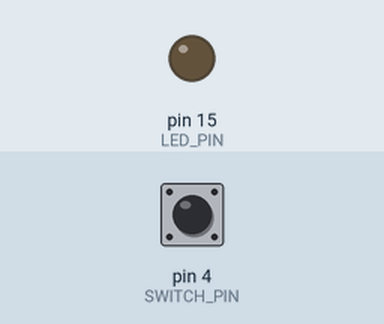
This sketch was run on a simulated Arduino Uno, built with avr-gcc and run on an emulated ATmega328P. Shown: output pins drawn as LEDs (lit = HIGH). The inputs (shaded band) are chosen by the test bench; at power-on: pin 4 (SWITCH_PIN) HIGH.

Above: at 1.2 s.
1.3 s: pin 4 (SWITCH_PIN) pulled LOW for 0.15 s
At 1.37 s:
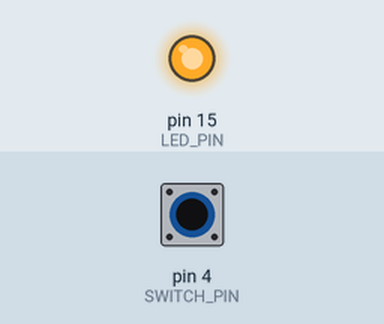
2.9 s: pin 4 (SWITCH_PIN) pulled LOW for 3.2 s
At 6.5 s:
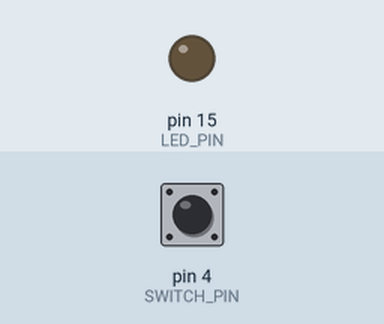
Timing chart, 0 to 8.0 s (numbered marks = the images above; inputs shaded):
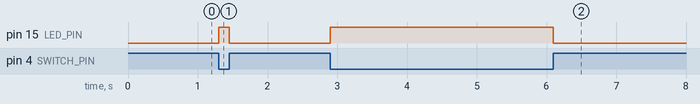

Measured:
- after the input at 1.3 s, pin 15 (LED_PIN): LOW → HIGH at once, → LOW 0.15 s later
- after the input at 2.9 s, pin 15 (LED_PIN): LOW → HIGH at once, → LOW 3.2 s later

The sketch:

pico_led_switch.uf2.ino
```cpp
// Button on GPIO 4 controls LED on GPIO 15

const int SWITCH_PIN = 4;
const int LED_PIN = 15;

void setup() {
  pinMode(SWITCH_PIN, INPUT_PULLUP); // Button to GND
  pinMode(LED_PIN, OUTPUT);          // LED output
}

void loop() {
  int state = digitalRead(SWITCH_PIN);

  if (state == LOW) {                // Button pressed
    digitalWrite(LED_PIN, HIGH);     // Turn LED on
  } else {
    digitalWrite(LED_PIN, LOW);      // Turn LED off
  }
}
```
